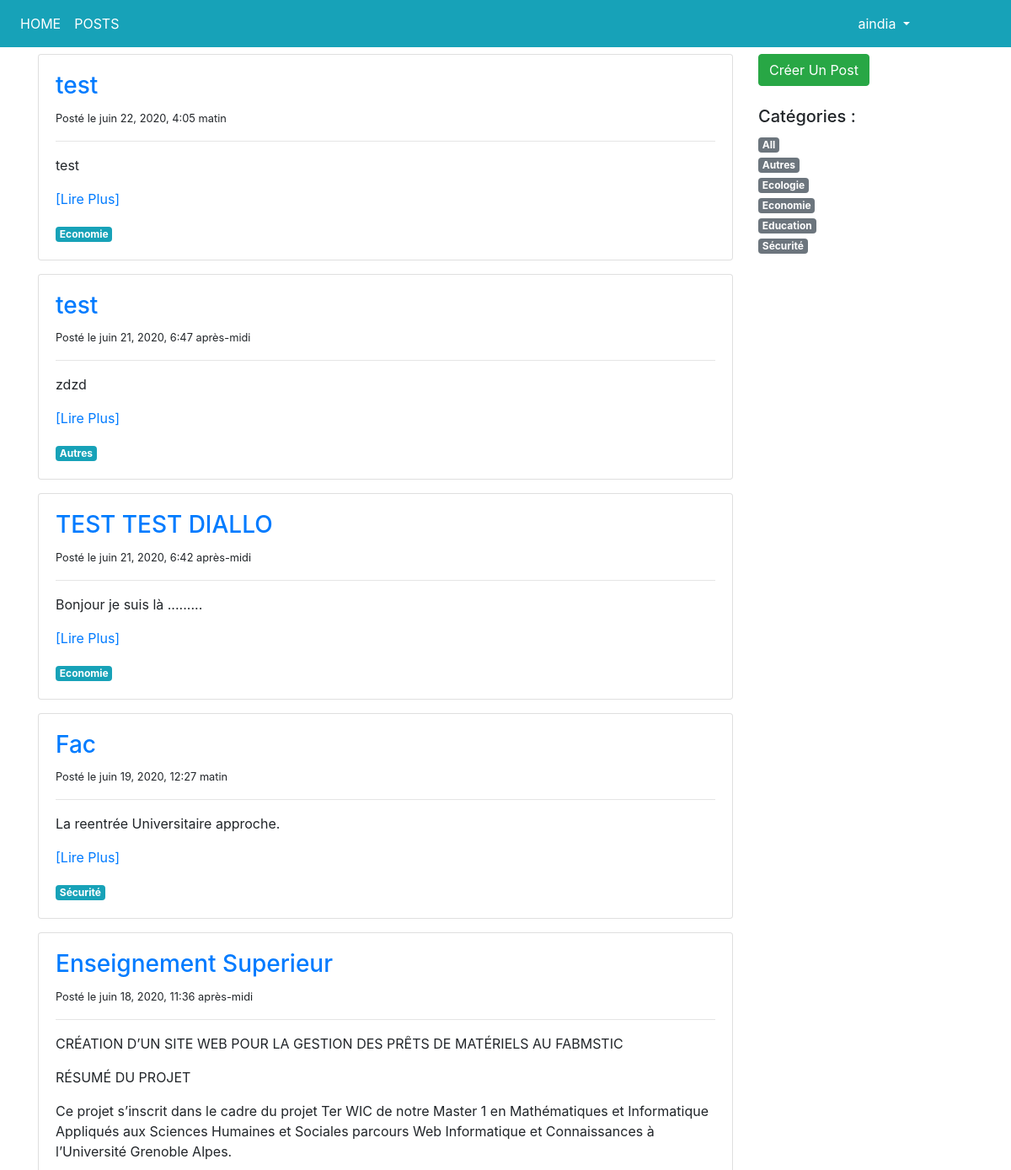
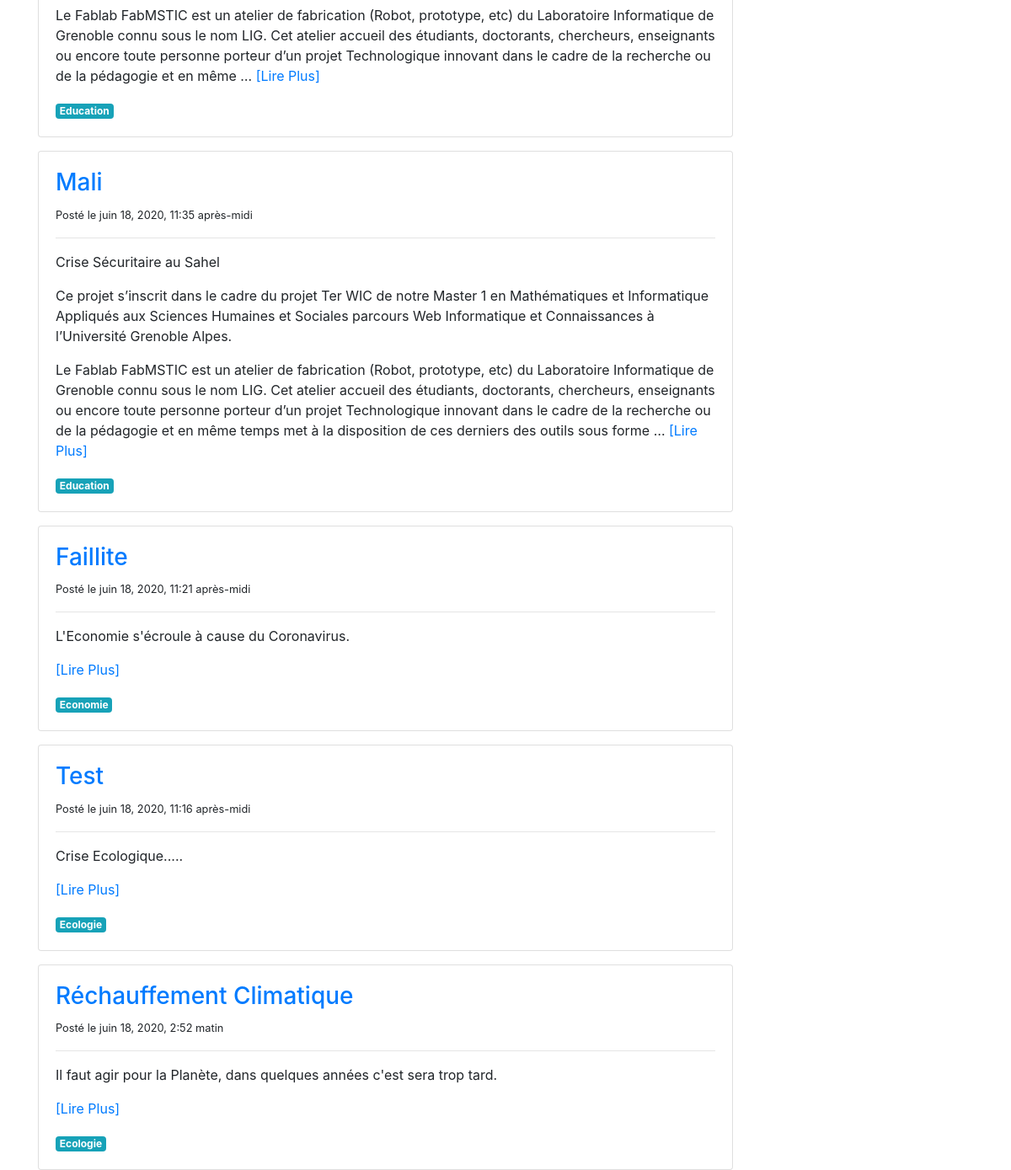
The page /planet/posts/ (signed in) on the database its author committed (2 pictures, top to bottom).
### planet/models.py (models this page shows, shortened)
class Post(models.Model):
    title = models.CharField(max_length=250)
    category = models.ForeignKey('PostCategory', null=True, blank=True, on_delete=models.DO_NOTHING)
    published = models.BooleanField(default=False)
    text = models.TextField(blank=True)
    created_at = models.DateTimeField(auto_now=True)

class PostCategory(models.Model):
    name = models.CharField(max_length=50)
    def slug(self):
        return slugify(self.name)

### planet/views.py (the view)
# urls.py: path('posts/', views.post_list, name='view-post'),
def post_list(request, category_name = model_helpers.post_category_all.slug()):
    category, posts = model_helpers.get_category_and_posts(category_name)
    categories = model_helpers.get_categories()
    context = {'category' : category, 'posts' : posts, 'categories' : categories,
               'navigation_items' : navigation.navigation_items(navigation.NAV_POSTS)}
    return render(request, 'planet/post_list.html', context)

### planet/model_helpers.py (called while the page is built, shortened)
def get_category_and_posts(category_name):
    posts = Post.objects.filter(published = True)
    if category_name == post_category_all.slug() :
        category = post_category_all
    posts = posts.order_by('-created_at')
    return category, posts

def get_categories():
    categories = list(PostCategory.objects.all().order_by('name'))
    categories.insert(0, post_category_all)
    return categories

### planet/navigation.py (called while the page is built)
def navigation_items(selected_item):
    items = []
    for name, url in NAV_ITEMS :
        items.append({
            'name': name,
            'url': url,
            'active': True if selected_item == name else False
        })
    return items

### planet/templates/planet/post_list.html (shortened to what this page needs)
{% extends 'base.html' %}
{% block content %}
<div class="row">
    <div class="col-sm-9">
        {% for post in posts %}
        <div class="card mt-3">
            <div class="card-body">
                <div class="">
                    <h3><a href="{% url 'post-detail' post.pk %}">{{post.title}}</a></h3>
                    <small>Posté le {{post.created_at}}</small>
                    <hr>
                    <p class="text-muted">
                        {{post.text|linebreaks|safe|truncatewords:100}}
                        <a href="{% url 'post-detail' post.pk %}">[Lire Plus]</a>
                    </p>
                    <a href="{% url 'post-list' post.category.slug %}" class="badge badge-info">
                        {{post.category.name|capfirst}}</a>
                </div>
            </div>
        </div>
        {% endfor %}
    </div>
    <div class="col-sm-3 mt-3">
        <a href="{% url 'create-post' %}" class="btn btn-success"> Créer Un Post</a><br><br>
        <h5>Catégories :</h5>
        <ul class="list-unstyled">
            {% for cat in categories %}
            <li>
                <a href="{% url 'post-list' cat.slug %}" class="badge badge-secondary">{{cat.name|capfirst}}</a>
            </li>
            {% endfor %}
        </ul>
    </div>
</div>
{% endblock %}

### templates/base.html (shortened to what this page needs)
<!DOCTYPE html>
{% load static %}
<html lang="en">
<head>
    <link rel="stylesheet" href="{% static 'css/bootstrap.min.css' %}">
</head>
<body>
<div class="container-fluid bg-info mb-5">
    <nav class="navbar fixed-top navbar-expand-md navbar-dark bg-info">
        <div class="collapse navbar-collapse" id="navbar">
            <ul class="navbar-nav mr-auto">
                {% for item in navigation_items %}
                <li class="nav-item active">
                    <a class="nav-link" href="{{item.url}}">{{item.name}}</a>
                </li>
                {% endfor %}
            </ul>
            <ul class="nav navbar-nav navbar-right mr-5">
                {% if user.is_authenticated %}
                <li class="nav-item active dropdown">
                    <a class="nav-link dropdown-toggle mr-5" href="#" id="dropdown" data-toggle="dropdown">
                        {{user.username}}
                    </a>
                </li>
                {% else %}
                <li class="nav-item active">
                    <a class="nav-link" href="{% url 'login-user' %}">CONNEXION</a>
                </li>
                {% endif %}
            </ul>
        </div>
    </nav>
</div>
<div class="container">
    {% block content %} {% endblock %}
</div>
</body>
</html>

### rows shown on the page
Post: title "test", created_at "juin 22, 2020, 4:05 matin", text "test", category.name "Economie"
Post: title "test", created_at "juin 21, 2020, 6:47 après-midi", text "zdzd", category.name "Autres"
Post: title "TEST TEST DIALLO", created_at "juin 21, 2020, 6:42 après-midi", text "Bonjour je suis là .........", category.name "Economie"
Post: title "Fac", created_at "juin 19, 2020, 12:27 matin", text "La reentrée Universitaire approche.", category.name "Sécurité"
Post: title "Enseignement Superieur", created_at "juin 18, 2020, 11:36 après-midi", text "CRÉATION D’UN SITE WEB POUR LA GESTION DES PRÊTS DE MATÉRIELS AU FABMSTIC RÉSUMÉ DU PROJET Ce projet s’inscrit dans le cadre du projet Ter WIC de notre Master 1 en Mathématiques et Informatique Appliqués aux Sciences Humaines et Sociales parcours Web Informatique et Connaissances à l’Université Grenoble Alpes. Le Fablab FabMSTIC est un atelier de fabrication (Robot, prototype, etc) du Laboratoire Informatique de Grenoble connu sous le nom LIG. Cet atelier accueil des étudiants, doctorants, chercheurs, enseignants ou encore toute personne porteur d’un projet Technologique innovant dans le cadre de la recherche ou de la pédagogie et en même …", category.name "Education"
Post: title "Mali", created_at "juin 18, 2020, 11:35 après-midi", text "Crise Sécuritaire au Sahel Ce projet s’inscrit dans le cadre du projet Ter WIC de notre Master 1 en Mathématiques et Informatique Appliqués aux Sciences Humaines et Sociales parcours Web Informatique et Connaissances à l’Université Grenoble Alpes. Le Fablab FabMSTIC est un atelier de fabrication (Robot, prototype, etc) du Laboratoire Informatique de Grenoble connu sous le nom LIG. Cet atelier accueil des étudiants, doctorants, chercheurs, enseignants ou encore toute personne porteur d’un projet Technologique innovant dans le cadre de la recherche ou de la pédagogie et en même temps met à la disposition de ces derniers des outils sous forme …", category.name "Education"
Post: title "Faillite", created_at "juin 18, 2020, 11:21 après-midi", text "L'Economie s'écroule à cause du Coronavirus.", category.name "Economie"
Post: title "Test", created_at "juin 18, 2020, 11:16 après-midi", text "Crise Ecologique.....", category.name "Ecologie"
Post: title "Réchauffement Climatique", created_at "juin 18, 2020, 2:52 matin", text "Il faut agir pour la Planète, dans quelques années c'est sera trop tard.", category.name "Ecologie"
PostCategory: name "Autres"
PostCategory: name "Ecologie"
PostCategory: name "Economie"
PostCategory: name "Education"
PostCategory: name "Sécurité"

### other values the page prints
{{ item.name }} "HOME" "POSTS"
{{ user.username }} "aindia"
{{ cat.name|capfirst }} "All"
